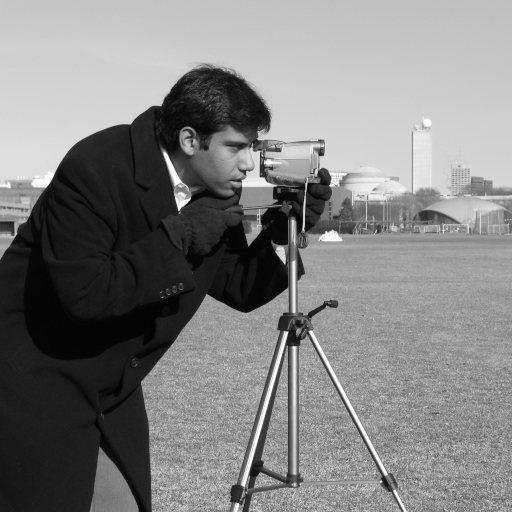
#> input picture skimage.data.camera(), 512 x 512 px
$ jupyter execute --allow-errors Deep_RL_CT_data_prep.ipynb
#> lines starting #> are read from the running program, lines starting #| are printed output that depends on the picture; after the words box and inside, x2 and y2 are one past the last pixel; in counts of white or black regions, pixels touching at a corner belong together
[cell 1]
import pathlib

External packages.

[cell 2]
import ipywidgets
import itk
import numpy as np
from matplotlib import pyplot as plt
from skimage import data
from skimage import filters
from PIL import Image
from matplotlib import image
import cv2
import matplotlib.patches as patches

Utility functions.

[cell 3]
def edgemap(image):
    from scipy.ndimage import sobel
    dx = sobel(image, axis=0)
    dy = sobel(image, axis=1)
    return np.hypot(dx, dy)

[cell 4]
def imread(filepath):
    image = itk.imread(str(filepath))
    size = np.asarray(itk.size(image))
    spacing = np.asarray(itk.spacing(image))
    center = -(size - 1) * spacing / 2
    orientation = itk.array_from_matrix(image.GetDirection())
    image.SetOrigin(orientation @ center)
    image = itk.cast_image_filter(image, ttype=(type(image),itk.Image[itk.F,3]))
    return image

[cell 5]
def mask(fg, bg=(0,0,0), alpha=1, n=256):
    from matplotlib import colors
    fg = colors.to_rgb(fg)
    bg = colors.to_rgb(bg)
    cmap = colors.LinearSegmentedColormap.from_list('binary', (bg,fg), n)
    cmap._init()
    cmap._lut[:,-1] = np.linspace(0, alpha, cmap.N + 3)
    return cmap

open CT file

[cell 6]
# File path.
ct_filepath_cadaver = pathlib.Path(r"C:\Users\asong18\Desktop\Deep_RL_View_Planning\4_1mm.mha")

#> (a cell that did not finish here is left out)

#> (a cell that did not finish here is left out)

#> (a cell that did not finish here is left out)

# this chuck below will show you the CT data in sliced form along the z-axis.

#> (a cell that did not finish here is left out)

# CT Cube for Testing, the anatomy of this cube is such that we want the RL model to learn how to center the anatomical structure in the FOV. The model needs to learn something that is robust and very unique, we think vertabrae?

#> (a cell that did not finish here is left out)

#> (a cell that did not finish here is left out)

#> (a cell that did not finish here is left out)

#> (a cell that did not finish here is left out)

[cell 15]
# [8 lines of commented-out code are left out]

# Binarize the image.

[cell 16]
# [19 lines of commented-out code are left out]

#> (a cell that did not finish here is left out)

[cell 18]
def show_two_images(imgLr, imgRr):
    f = plt.figure()
    f.add_subplot(1,2, 1)
    plt.imshow(np.rot90(imgLr,2), cmap = 'gray')
    f.add_subplot(1,2, 2)
    plt.imshow(np.rot90(imgRr,2), cmap = 'gray')
    plt.show(block=True)

[cell 19]
camera = data.camera()
#> camera is the input picture: shape (512, 512); min 0, max 255, mean 129.1
print(camera.shape)
#| (512, 512)
# perform otsu thresholding.
val = filters.threshold_otsu(camera)
#> val = 102
mask = camera < val
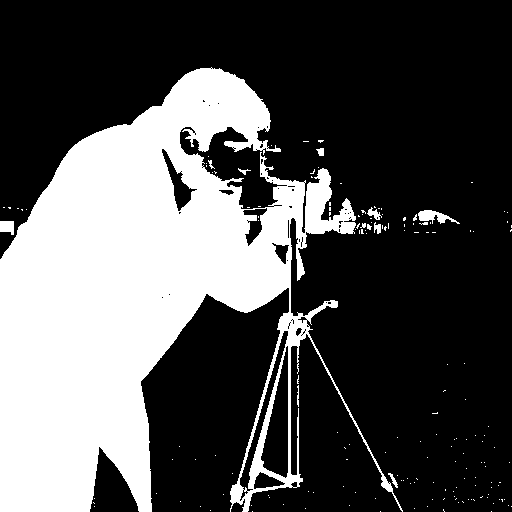
#> mask: shape (512, 512) bool; 32% white; 169 white regions (158 under 20 px), largest, box (x1, y1, x2, y2) and area: (0, 67, 403, 512) 82763, (418, 210, 460, 224) 286, (0, 221, 14, 235) 163

[cell 20]
plt.imshow(mask, cmap = 'gray')
plt.show()

[cell 21]
img = image.imread(r"C:\Users\asong18\Desktop\Deep_RL_View_Planning\CT_image_axial_full_body_grayscale\cadaver_slice_160.png")
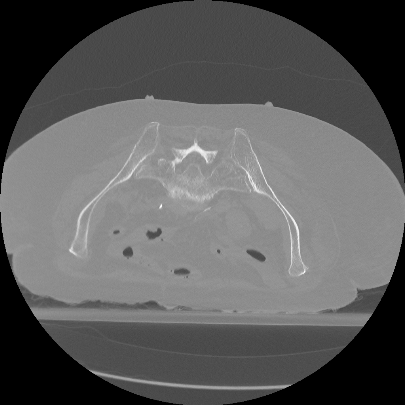
#> input picture DQN/cadaver_slice_160.png, 405 x 405 px, found by its file name
#> img is the input picture: shape (405, 405) float32; min 0, max 1, mean 0.36
#img = Image.open(r"C:\Users\asong18\Desktop\Deep_RL_View_Planning\CT_image_axial_vertabrae\cadaver_slice_177.png")
print(img.size)
#| 164025
plt.imshow(img, cmap ='gray')
plt.colorbar()
plt.show()
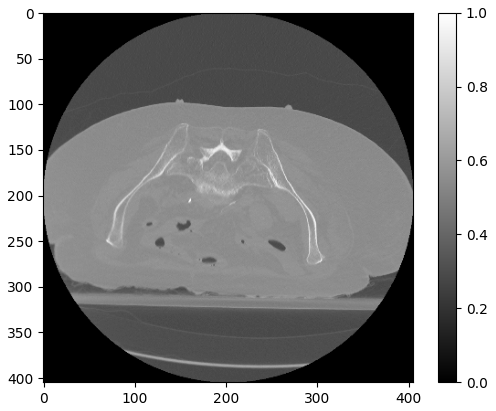
#> figure drawn by matplotlib, 2 panels

[cell 22]
#threshold_otsu = filters.threshold_otsu(img)
cadaver_mask = img > 0.60
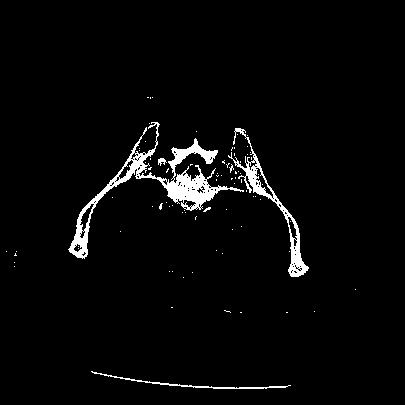
#> cadaver_mask: shape (405, 405) bool; 3.2% white; 83 white regions (79 under 20 px), largest, box (x1, y1, x2, y2) and area: (68, 122, 244, 259) 3237, (228, 128, 309, 277) 1340, (91, 371, 291, 389) 356, (158, 158, 167, 166) 41
plt.imshow(cadaver_mask, cmap = 'gray')
plt.show()

[cell 23]
show_two_images(img, cadaver_mask)
#> in show_two_images, `plt.show(block=True)`:
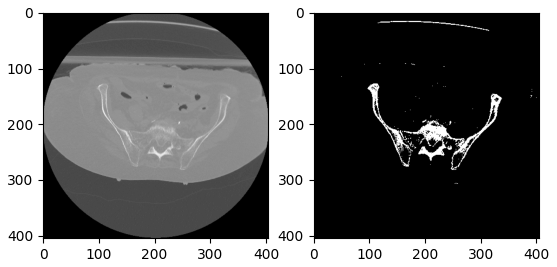
#> figure drawn by matplotlib, 2 panels

# find the centroid of the image

Center a vertebrate in the FOV.

    Start with a small piece of the bone showing.

        The agent takes an action into a new state.

Current action is up or down.

    The environment will terminate if the vertebrate is completely out of the FOV.

    This can be quantified by the centroid of the binarized image.

    We want the agent to move to maximize the total pixel intensity.

    Assume that when the centroid is in the center of the image, we have centered the vertebrate in the FOV.

[cell 24]
plt.imshow(cadaver_mask, cmap = 'gray')
plt.show()

y = 150
x = 175
w = 50
h = 50

# Create figure and axes
fig, ax = plt.subplots()
# Display the image
ax.imshow(cadaver_mask, cmap = 'gray')
# Create a Rectangle patch
rect = patches.Rectangle((x, y), w, h, linewidth=1, edgecolor='r', facecolor='none')
# Add the patch to the Axes
ax.add_patch(rect)
plt.show()
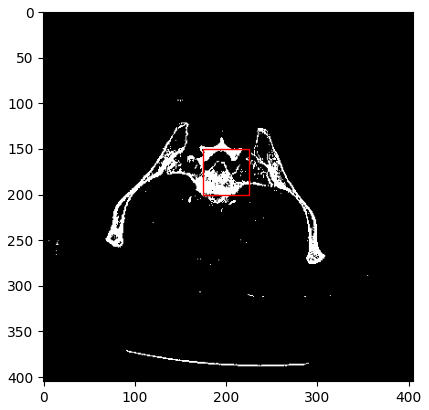
#> figure drawn by matplotlib, 1 panel


# find centroid
cadaver_mask_1 = cadaver_mask[y:y+h, x:x+w ]
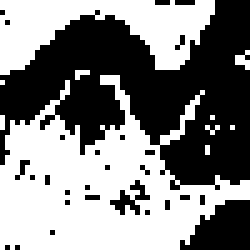
#> cadaver_mask_1: shape (50, 50) bool (shown 5 times larger); 51.4% white; 28 black regions (25 under 20 px), largest, box (x1, y1, x2, y2) and area: (0, 0, 50, 38) 1050, (36, 40, 50, 50) 99, (22, 36, 30, 43) 22

count = (cadaver_mask_1 == 1).sum()
#> count = 1285
print(count)
#| 1285
x_center, y_center = np.argwhere(cadaver_mask_1==1).sum(0)/count
#> x_center = 27.9; y_center = 19.63

print(int(np.ceil(x_center)), int(np.ceil(y_center)))
#| 28 20

plt.plot( int(np.ceil(y_center)), int(np.ceil(x_center)),marker = 'v', color="red")
plt.imshow(cadaver_mask_1, cmap = 'gray')
plt.show()
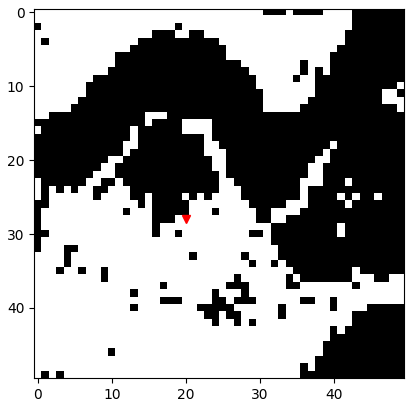
#> figure drawn by matplotlib, 1 panel

[cell 25]
image = cv2.imread(r"cadaver_slice_160.png",0)
#> image: shape (405, 405); min 0, max 255, mean 91.8
print(np.min(image))
#| 0
print(np.max(image))
#| 255
val = filters.threshold_otsu(image)
#> val = 93
print(val)
#| 93
ret,thresholded = cv2.threshold(img,val,255,cv2.THRESH_BINARY)
#> thresholded: shape (405, 405) float32; every value is 0
#> ret = 93
cv2.imshow("Image", thresholded)
cv2.waitKey()
cv2.destroyAllWindows()
# # convert the image to grayscale and blur it slightly
# gray = cv2.cvtColor(image, cv2.COLOR_BGR2GRAY)
